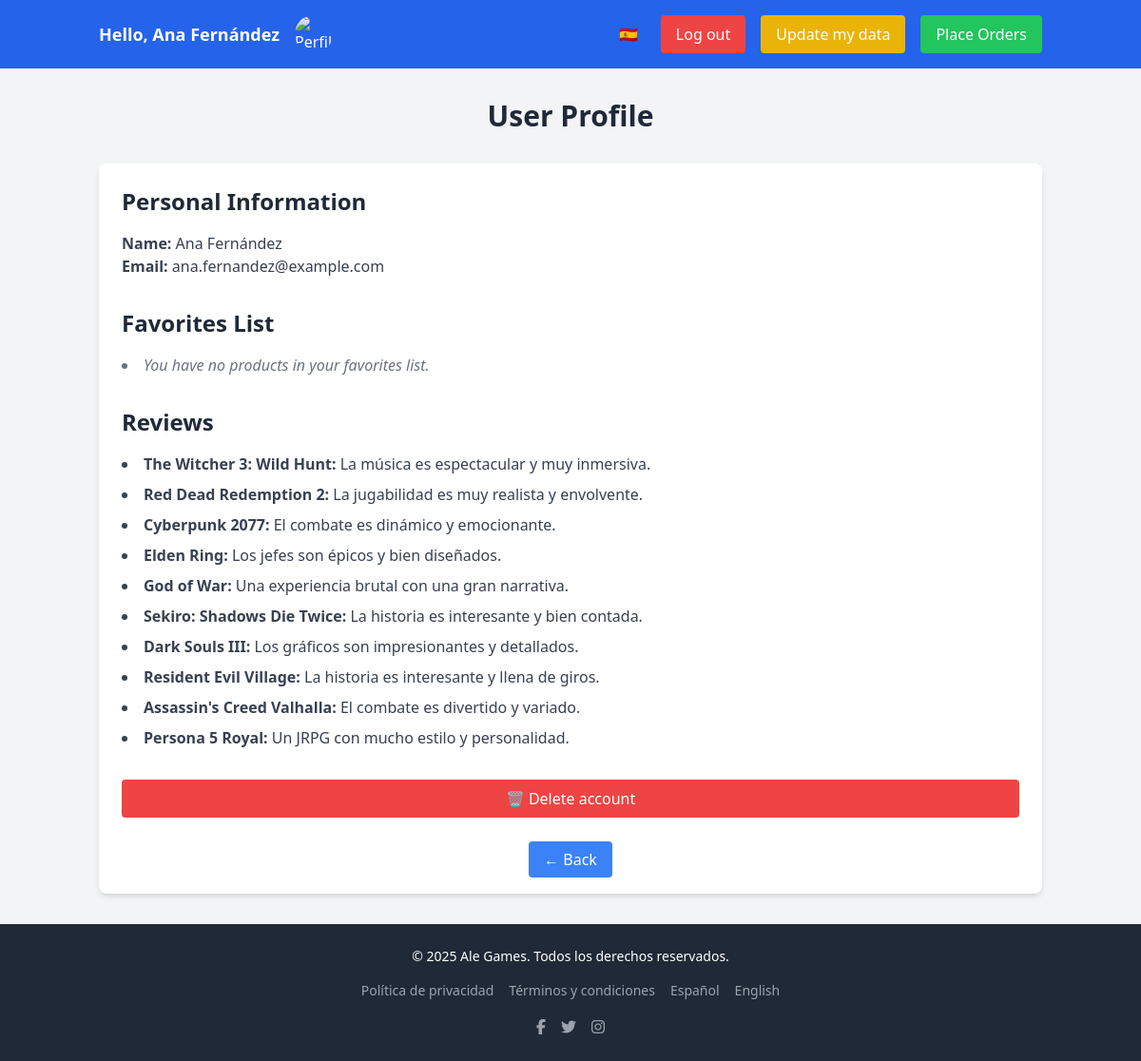
The app's page /views/perfil_usuario.php?lang=en (signed in) with its own data.
### tables this page shows
CREATE TABLE clientes (
    cliente_id INT PRIMARY KEY AUTO_INCREMENT,
    nombre VARCHAR(100) NOT NULL,
    contrasena VARCHAR(255) NOT NULL,
    telefono VARCHAR(15),
    email VARCHAR(100) UNIQUE
);

CREATE TABLE resena (
    resena_id INT PRIMARY KEY AUTO_INCREMENT,
    producto_id INT NOT NULL,
    cliente_id INT NOT NULL,
    resena TEXT NOT NULL,
    fecha TIMESTAMP DEFAULT CURRENT_TIMESTAMP,
    FOREIGN KEY (producto_id) REFERENCES producto(producto_id),
    FOREIGN KEY (cliente_id) REFERENCES clientes(cliente_id)
);

CREATE TABLE producto (
    producto_id INT PRIMARY KEY AUTO_INCREMENT,
    nombre VARCHAR(100) NOT NULL,
    descripcion TEXT,
    precio DECIMAL(10, 2) NOT NULL,
Foto text
);

### includes/idioma.php (called while the page is built, shortened)
<?php
if (isset($_GET['lang'])) {
    $idioma = $_GET['lang'];
}
?>

### views/perfil_usuario.php (the view, shortened to what this page needs)
<?php
include '../includes/connect.php';
include '../includes/idioma.php';
$email = $_SESSION['email'];
$statement = $pdo->prepare('SELECT * FROM clientes WHERE email = :email');
$statement->execute(['email' => $email]);
$usuario = $statement->fetch(PDO::FETCH_ASSOC);
?>
<!DOCTYPE html>
<html lang="<?php echo $idioma; ?>">
<head>
    <script src="https://cdn.tailwindcss.com"></script>
</head>
<body class="bg-gray-100 dark:bg-gray-900 min-h-screen">
    <?php include '../includes/header.php'; ?>
    <main class="container mx-auto py-8 px-4">
        <?php if ($usuario['cliente_id'] === 1): ?>
            <h1 class="text-3xl font-bold text-center text-gray-800 dark:text-gray-200 mb-8">
                <?php echo $textos[$idioma]['acciones_admin'] ; ?>
            </h1>
        <?php else: ?>
            <h1 class="text-3xl font-bold text-center text-gray-800 dark:text-gray-200 mb-8">
                <?php echo $textos[$idioma]['perfil_usuario'] ; ?>
            </h1>
        <?php endif; ?>
        <div class="bg-white dark:bg-gray-800 shadow-md rounded-lg p-6">
            <section class="mb-8">
                <h2 class="text-2xl font-semibold text-gray-800 dark:text-gray-200 mb-4">
                    <?php echo $textos[$idioma]['informacion_personal'] ?? 'Información Personal'; ?>
                </h2>
                <p class="text-gray-700 dark:text-gray-300"><strong><?php echo $textos[$idioma]['nombre'] ; ?>:</strong> <?php echo htmlspecialchars($usuario['nombre']); ?></p>
                <p class="text-gray-700 dark:text-gray-300"><strong><?php echo $textos[$idioma]['correo'] ; ?>:</strong> <?php echo htmlspecialchars($usuario['email']); ?></p>
            </section>
            <?php if ($usuario['cliente_id'] !== 1): ?>
            <section class="mb-8">
                <h2 class="text-2xl font-semibold text-gray-800 dark:text-gray-200 mb-4">
                    <?php echo $textos[$idioma]['favoritos'] ?? 'Lista de Favoritos'; ?>
                </h2>
                <ul class="list-disc list-inside space-y-2">
                    <?php
                    $statement = $pdo->prepare('SELECT p.nombre FROM favoritos f JOIN producto p ON f.producto_id = p.producto_id WHERE f.cliente_id = :cliente_id');
                    $statement->execute(['cliente_id' => $usuario['cliente_id']]);
                    $favoritos = $statement->fetchAll(PDO::FETCH_ASSOC);
                    if ($favoritos) {
                        foreach ($favoritos as $favorito) {
                            echo '<li class="text-gray-700 dark:text-gray-300">' . htmlspecialchars($favorito['nombre']) . '</li>';
                        }
                    } else {
                        echo '<li class="text-gray-500 dark:text-gray-400 italic">' . ($textos[$idioma]['no_favoritos'] ) . '</li>';
                    }
                    ?>
                </ul>
            </section>
            <section class="mb-8">
                <h2 class="text-2xl font-semibold text-gray-800 dark:text-gray-200 mb-4">
                    <?php echo $textos[$idioma]['resenas'] ?? 'Reseñas'; ?>
                </h2>
                <ul class="list-disc list-inside space-y-2">
                    <?php
                    $statement = $pdo->prepare('SELECT c.resena, p.nombre AS producto FROM resena c JOIN producto p ON c.producto_id = p.producto_id WHERE c.cliente_id = :cliente_id');
                    $statement->execute(['cliente_id' => $usuario['cliente_id']]);
                    $resenas = $statement->fetchAll(PDO::FETCH_ASSOC);
                    if ($resenas) {
                        foreach ($resenas as $resena) {
                            echo '<li class="text-gray-700 dark:text-gray-300"><strong>' . htmlspecialchars($resena['producto']) . ':</strong> ' . htmlspecialchars($resena['resena']) . '</li>';
                        }
                    } else {
                        echo '<li class="text-gray-500 dark:text-gray-400 italic">' . ($textos[$idioma]['no_resenas'] ) . '</li>';
                    }
                    ?>
                </ul>
            </section>
            <?php endif; ?>
            <?php if ($usuario['cliente_id'] !== 1): ?>
            <section class="mt-8">
                <form method="POST" action="eliminar_usuario.php" onsubmit="return confirm('<?php echo $textos[$idioma]['confirmar_eliminar'] ?? '¿Estás seguro de que deseas eliminar tu cuenta? Esta acción no se puede deshacer y perderás todos tus datos, incluyendo el historial de compras, reseñas y favoritos.'; ?>');">
                    <button type="submit" class="w-full bg-red-500 hover:bg-red-600 text-white py-2 px-4 rounded">
                        🗑️ <?php echo $textos[$idioma]['eliminar_cuenta'] ; ?>
                    </button>
                </form>
            </section>
            <?php endif; ?>
            <div class="mt-8 text-center">
                <a href="javascript:history.back()" class="bg-blue-500 hover:bg-blue-600 text-white py-2 px-4 rounded">
                    ← <?php echo $textos[$idioma]['volver'] ; ?>
                </a>
            </div>
        </div>
    </main>
    <?php include '../includes/footer.php'; ?>
</body>
</html>

### records on screen
clientes: nombre "Ana Fernández", email "ana.fernandez@example.com"
resena: producto.nombre "The Witcher 3: Wild Hunt", resena "La música es espectacular y muy inmersiva."
resena: producto.nombre "Red Dead Redemption 2", resena "La jugabilidad es muy realista y envolvente."
resena: producto.nombre "Cyberpunk 2077", resena "El combate es dinámico y emocionante."
resena: producto.nombre "Elden Ring", resena "Los jefes son épicos y bien diseñados."
resena: producto.nombre "God of War", resena "Una experiencia brutal con una gran narrativa."
resena: producto.nombre "Sekiro: Shadows Die Twice", resena "La historia es interesante y bien contada."
resena: producto.nombre "Dark Souls III", resena "Los gráficos son impresionantes y detallados."
resena: producto.nombre "Resident Evil Village", resena "La historia es interesante y llena de giros."
resena: producto.nombre "Assassin's Creed Valhalla", resena "El combate es divertido y variado."
resena: producto.nombre "Persona 5 Royal", resena "Un JRPG con mucho estilo y personalidad."

### other values on screen
$textos[$idioma]['saludo'] "Hello"
$_SESSION['usuario'] "Ana Fernández"
$textos[$idioma]['cerrar_sesion'] "Log out"
$textos[$idioma]['actualizar_datos'] "Update my data"
$textos[$idioma]['realizar_pedidos'] "Place Orders"
$textos[$idioma]['perfil_usuario'] "User Profile"
$textos[$idioma]['informacion_personal'] "Personal Information"
$textos[$idioma]['nombre'] "Name"
$textos[$idioma]['correo'] "Email"
$textos[$idioma]['favoritos'] "Favorites List"
$textos[$idioma]['no_favoritos'] "You have no products in your favorites list."
$textos[$idioma]['resenas'] "Reviews"
$textos[$idioma]['eliminar_cuenta'] "Delete account"
$textos[$idioma]['volver'] "Back"
$textos[$idioma]['todos_los_derechos_reservados'] "Todos los derechos reservados."
